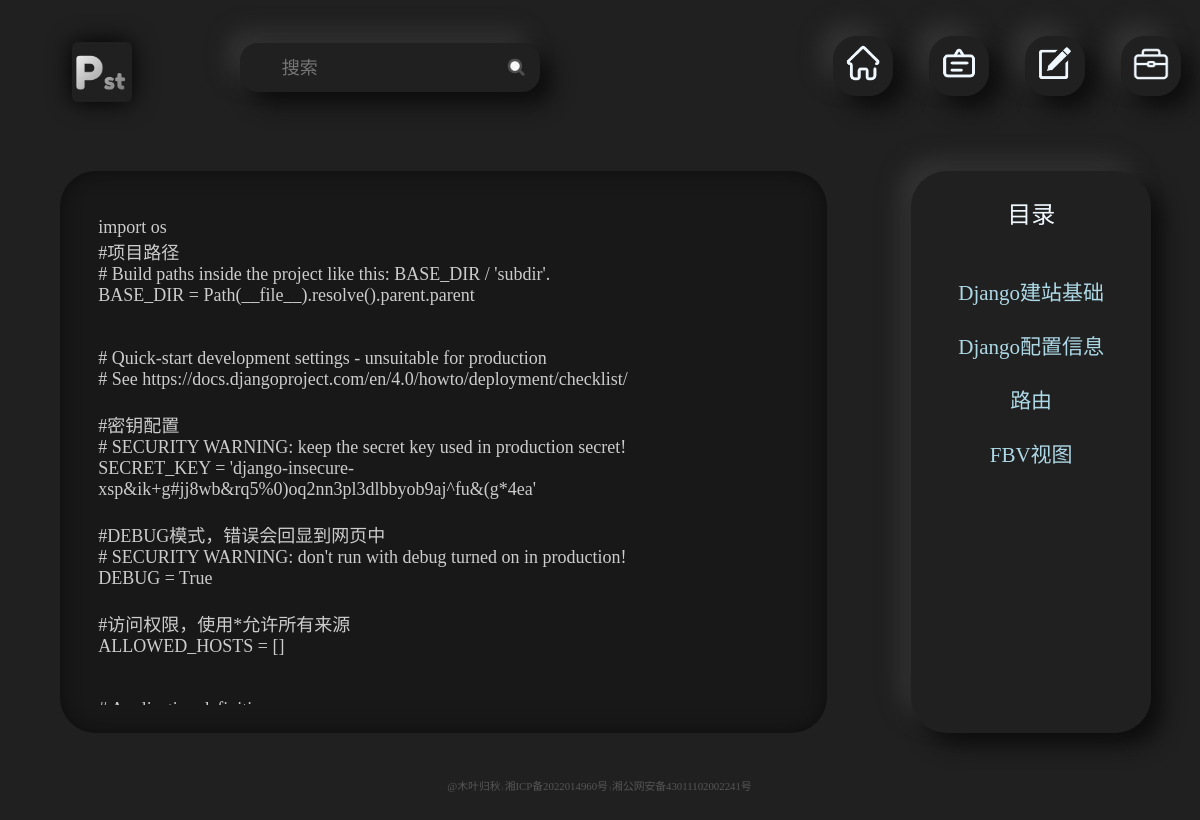
The app's page /app_4/?s=基本配置信息 with its own data.
### app_4/models.py (models this page shows, shortened)
class Section(models.Model):
    chapter = models.ForeignKey(Chapter, on_delete=models.CASCADE)
    section = models.CharField(max_length=20)
    content = models.TextField()
    class Meta:
        verbose_name = "内容"
        verbose_name_plural = "内容"

class Chapter(models.Model):
    id = models.IntegerField(primary_key=True)
    chapter = models.CharField(max_length=20)
    class Meta:
        verbose_name = "章节"
        verbose_name_plural = "章节"

### app_4/views.py (the view)
# urls.py: path('app_4/', include('app_4.urls')),
def app_4(request):
    chapters = Chapter.objects.all()
    sections = Section.objects.all()
    s = request.GET.get('s')
    if s:
        section = Section.objects.get(section=s)
    else:
        pass
    return render(request, 'app_4.html', locals())

### templates/app_4.html (shortened to what this page needs)
{% extends "base.html" %}
{% block static %}
    {% load static %}
    <link rel="stylesheet" href="{% static 'app_4/app_4.css' %}">
{% endblock %}
{% block body %}
<div class="app_4_warp">
    <div id="app_4_left">
        <div id="app_4_content">
            {% if section %}
                <pre>{{ section.content }}</pre>
            {% else %}
                <p style="font-size: 30px; color: violet">你好</p>
            {% endif %}
        </div>
    </div>
    <div id="app_4_right">
        <p>目录</p>
        <div id="app_4_list">
            {% for c in chapters %}
                <div id="{{ c.id }}">
                    <p onclick="app_4({{ c.id }})">{{ c.chapter }}</p>
                </div>
            {% endfor %}
        </div>
    </div>
</div>
{% endblock %}

### publicStatic/base.css (style rules this page uses)
html { font-size: 10px; font-family: 微软雅黑; }
body { background-color: #202020; padding: 0; margin: 0; }

### publicStatic/app_4/app_4.css (style rules this page uses)
.app_4_warp { width: 100%; height: 80%; top: 15%; left: 0; position: absolute; }
#app_4_left { width: 64%; height: 88%; left: 5%; top: 8%; position: absolute; background-color: #181819; border-radius: 6rem; box-shadow: 0 0 3rem inset #0d0d0d; }
#app_4_content { width: 90%; height: 90%; left: 5%; top: 5%; position: absolute; overflow-y: scroll; }
#app_4_content pre { width: 90%; height: auto; white-space: pre-wrap; font-family: "微软雅黑"; color: #cccccc; font-size: 3rem; }
#app_4_right { width: 20%; height: 88%; background-color: #202020; right: 4%; top: 8%; position: absolute; border-radius: 6rem; box-shadow: 2rem 2rem 3.5rem #0d0d0d, -2rem -2rem 3.5rem #333333; -webkit-user-select: none; -moz-user-select: none; -ms-user-select: none; user-select: none; }
#app_4_right p { text-align: center; font-size: 4rem; color: aliceblue; }
#app_4_list { height: 75%; width: 80%; left: 10%; bottom: 10%; position: absolute; overflow-y: scroll; overflow-x: hidden; }
#app_4_list div { height: 9rem; overflow: hidden; transition: all 0.3s ease-in-out; cursor: pointer; background-color: #202020; }
#app_4_list p { text-align: center; font-size: 3.5rem; color: lightblue; }

### records on screen
Section: content "import os #项目路径 # Build paths inside the project like this: BASE_DIR / 'subdir'. BASE_DIR = Path(__file__).resolve().parent.parent # Quick-start development settings - unsuitable for production # See https://docs.djangoproject.com/en/4.0/howto/deployment/checklist/ #密钥配置 # SECURITY WARNING: keep the secret key used in production secret! SECRET_KEY = 'django-insecure-xsp&ik+g#jj8wb&rq5%0)oq2nn3pl3dlbbyob9aj^fu&(g*4ea' #DEBUG模式，错误会回显到网页中 # SECURITY WARNING: don't run with debug turned on in production! DEBUG = True #访问权限，使用*允许所有来源 ALLOWED_HOSTS = []…"
Chapter: chapter "Django建站基础"
Chapter: chapter "Django配置信息"
Chapter: chapter "路由"
Chapter: chapter "FBV视图"
